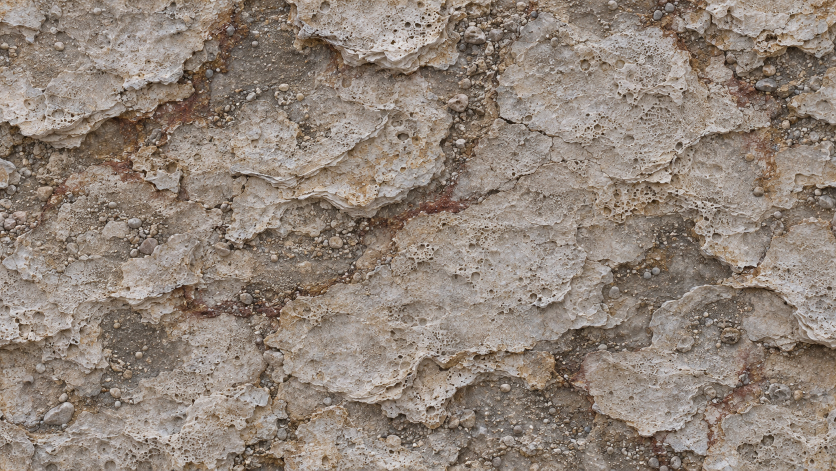
#> input picture assets-src/breath/land/src/crust.jpg, 1672 x 941 px (shown at 1/2 size); its folder holds 4 pictures in this run
$ python make-ground.py
#> lines starting #> are read from the running program, lines starting #| are printed output that depends on the picture
# Makes the two near-ground tiles of the Breath from their generated sheets: travertine crust and loose gravel.
# Run: /home/user/bpyenv/bin/python assets-src/breath/land/make-ground.py
# Reads assets-src/breath/land/src/<name>.jpg (the generated sheet, kept as a JPEG of quality 95). Writes public/assets/breath/land/<name>.jpg (colour, sRGB) and <name>-nh.png
# (red and green: slope on x and y, 0.5 level; blue: height), each 1024 px and repeating.
import os
import numpy as np
from PIL import Image

ROOT = os.path.abspath(os.path.join(os.path.dirname(__file__), '..', '..', '..'))
N = 1024
BAND = 0.14


def smooth(a, b, x):
    t = np.clip((x - a) / (b - a), 0, 1)
    return t * t * (3 - 2 * t)


def wrap_axis(f, axis):
    n = f.shape[0]
    a = np.arange(n)
    w = smooth(0, BAND, np.minimum(a, n - 1 - a) / n)
    w = w[None, :, None] if axis == 0 else w[:, None, None]
    return f * w + np.roll(f, n // 2, axis=1 if axis == 0 else 0) * (1 - w)


def blur_wrap(g, radius):
    # A Gaussian that goes round the edges, by its transform.
    n = g.shape[0]
    k = np.fft.fftfreq(n)
    kernel = np.exp(-2 * (np.pi * radius) ** 2 * (k[:, None] ** 2 + k[None, :] ** 2))
    return np.real(np.fft.ifft2(np.fft.fft2(g) * kernel)).astype(np.float32)


def make(name, spread, strength, fine):
#> called with name = 'crust', spread = 0.2, strength = 2.2, fine = 4
    src = Image.open(os.path.join(ROOT, 'assets-src', 'breath', 'land', 'src', name + '.jpg')).convert('RGB')
#> src is the input picture: PIL image 1672x941 RGB; mean R, G, B 144.8, 131.7, 121
    w, h = src.size
#> w = 1672; h = 941
    side = min(w, h)
#> side = 941
    src = src.crop(((w - side) // 2, (h - side) // 2, (w - side) // 2 + side, (h - side) // 2 + side)).resize((N, N), Image.LANCZOS)
#> src: PIL image 1024x1024 RGB
    f = np.asarray(src).astype(np.float32)
    # The sheet's own broad light and dark are taken out, so that a repeat does not show as a pattern of patches.
    lum = f @ np.array([0.2126, 0.7152, 0.0722], dtype=np.float32)
    broad = blur_wrap(lum, N * 0.18)
    f = f * (1 + 0.75 * (broad.mean() / np.maximum(broad, 1) - 1))[:, :, None]
    f = wrap_axis(wrap_axis(f, 0), 1)
    out = os.path.join(ROOT, 'public', 'assets', 'breath', 'land')
    Image.fromarray(np.clip(f, 0, 255).astype(np.uint8)).save(os.path.join(out, name + '.jpg'), quality=90, subsampling=0)
    lum = (f @ np.array([0.2126, 0.7152, 0.0722], dtype=np.float32)) / 255
    # The height is the broad light and dark of the sheet: its grain, a texel or two across, is colour and would be noise as relief.
    hgt = 0.2 * (blur_wrap(lum, fine) - blur_wrap(lum, N * 0.05)) + 0.8 * (blur_wrap(lum, 3.5 * fine) - blur_wrap(lum, N * 0.09))
#> call 4 of blur_wrap, with radius = 14
#> in blur_wrap (call 4), `kernel = np.exp(-2 * (np.pi * radius) ** 2 * (k[:, None] ** 2 + k[None..`:
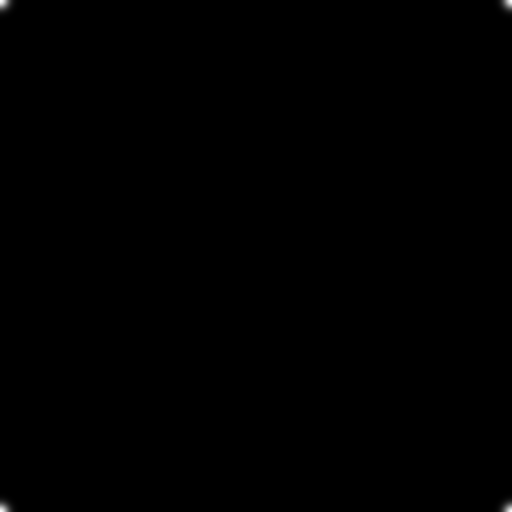
#> kernel: shape (1024, 1024) float64 (shown at 1/2 size); min 0, max 1, mean 0.000812
    hgt = np.clip(0.5 + (hgt - hgt.mean()) / hgt.std() * spread, 0, 1)
    dx = (np.roll(hgt, -1, 1) - np.roll(hgt, 1, 1)) * 0.5 * strength * 8
    dy = (np.roll(hgt, -1, 0) - np.roll(hgt, 1, 0)) * 0.5 * strength * 8
    packed = np.stack([np.clip(127.5 - dx * 127.5, 0, 255), np.clip(127.5 - dy * 127.5, 0, 255), hgt * 255], axis=2).astype(np.uint8)
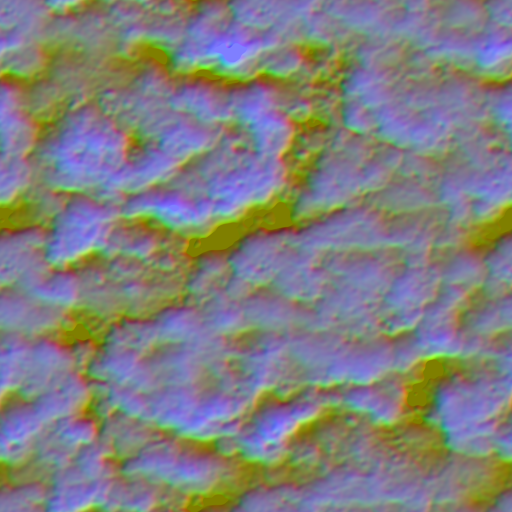
#> packed: shape (1024, 1024, 3) (shown at 1/2 size); mean of channels 0, 1, 2 127, 127, 127.2; drawn as R, G, B
    Image.fromarray(packed).save(os.path.join(out, name + '-nh.png'), optimize=True)
    mean = ((np.clip(f, 0, 255) / 255) ** 2.2).reshape(-1, 3).mean(axis=0)
#> mean = [0.307, 0.255, 0.218]
    print(name, 'mean', [round(float(v), 3) for v in mean])
#| crust mean [0.307, 0.255, 0.218]


make('crust', 0.2, 2.2, 4.0)
make('gravel', 0.2, 2.2, 1.6)
#> call 2 of make, with name = 'gravel', spread = 0.2, strength = 2.2, fine = 1.6
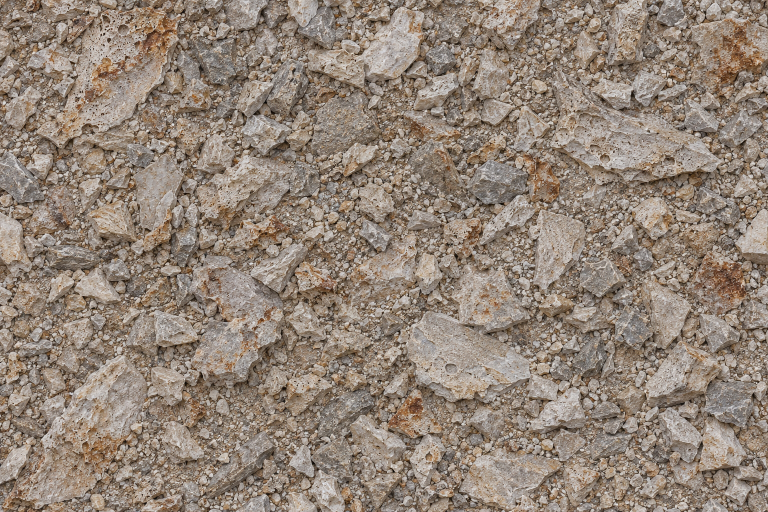
#> input picture assets-src/breath/land/src/gravel.jpg, 1536 x 1024 px (shown at 1/2 size)
#> in make, src is the input picture: PIL image 1536x1024 RGB; mean R, G, B 146.5, 131.9, 119.3
#> in make (call 2), `src = src.crop(((w - side) // 2, (h - side) // 2, (w - side) // 2 + si..`:
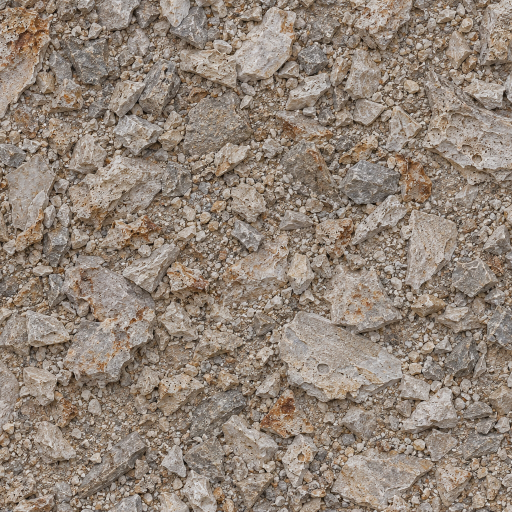
#> src: PIL image 1024x1024 RGB (shown at 1/2 size); mean R, G, B 146, 131.8, 119.2
#> in make (call 2), `hgt = np.clip(0.5 + (hgt - hgt.mean()) / hgt.std() * spread, 0, 1)`:
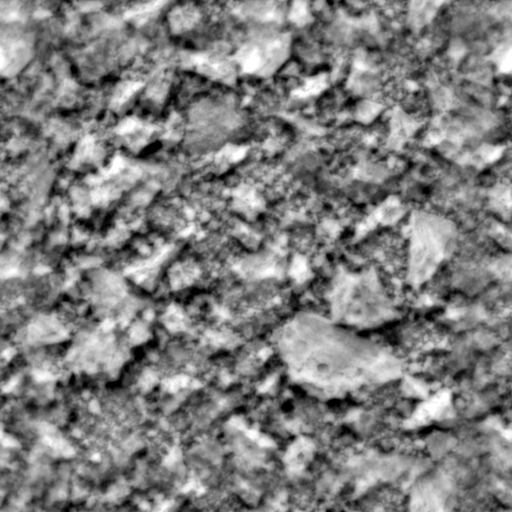
#> hgt: shape (1024, 1024) float32 (shown at 1/2 size); min 0, max 1, mean 0.5
#> in make (call 2), `dy = (np.roll(hgt, -1, 0) - np.roll(hgt, 1, 0)) * 0.5 * strength * 8`:
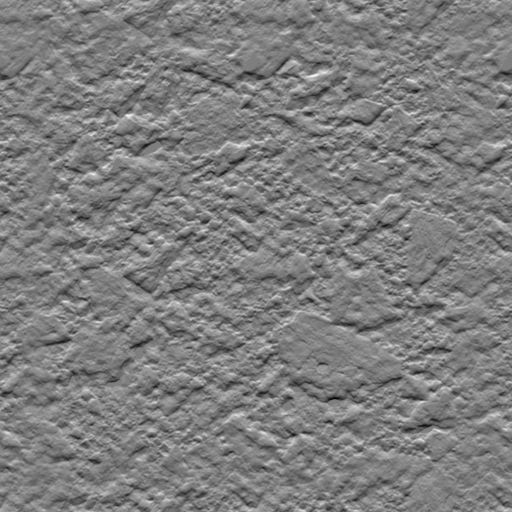
#> dy: shape (1024, 1024) float32 (shown at 1/2 size); min -2.01, max 2.03, mean -2.6e-11; drawn with min black and max white
#> in make (call 2), `packed = np.stack([np.clip(127.5 - dx * 127.5, 0, 255), np.clip(127.5 ..`:
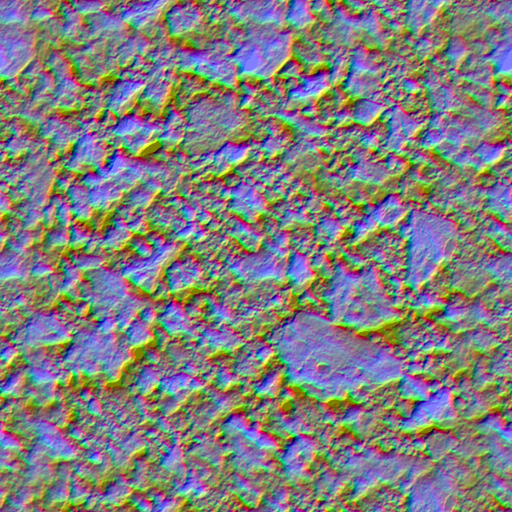
#> packed: shape (1024, 1024, 3) (shown at 1/2 size); mean of channels 0, 1, 2 127, 126.9, 127.1; drawn as R, G, B
#> in make (call 2), `mean = ((np.clip(f, 0, 255) / 255) ** 2.2).reshape(-1, 3).mean(axis=0)`: mean = [0.316, 0.259, 0.215]
#| gravel mean [0.316, 0.259, 0.215]
